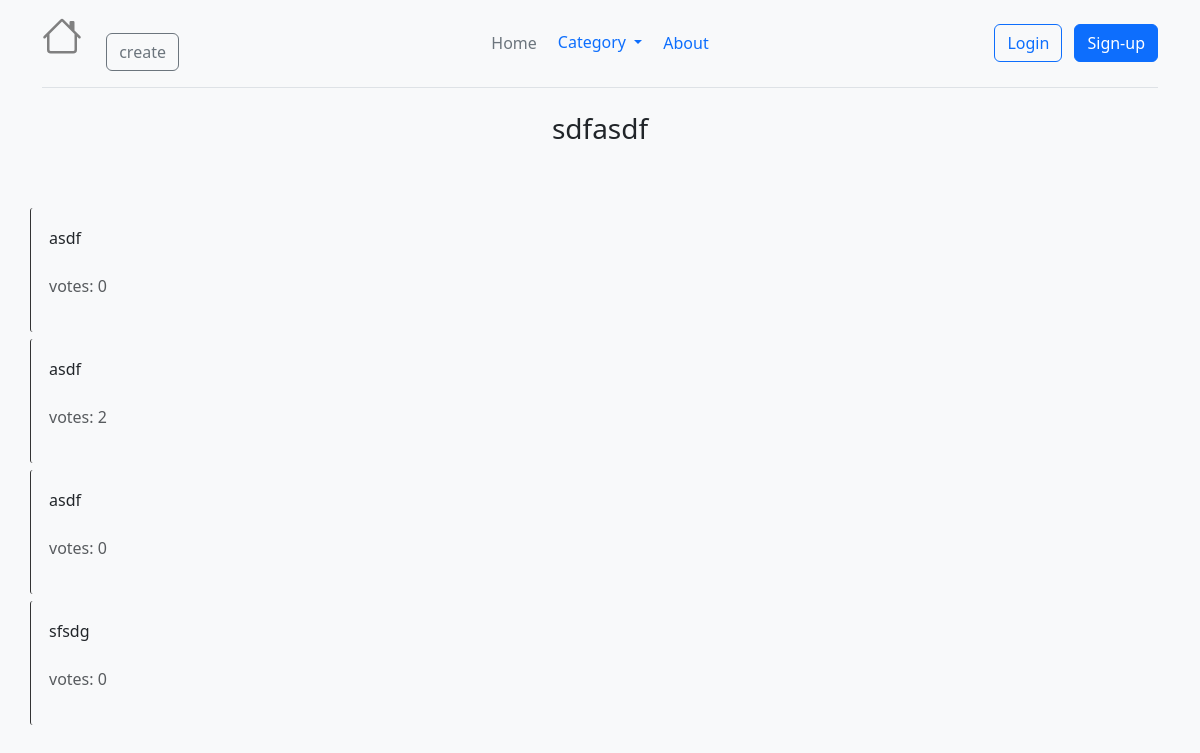
The app's page /poll/results/2 with its own data.
### poll/models.py (models this page shows, shortened)
class Question(models.Model):
    author = models.ForeignKey(User, on_delete=models.CASCADE, related_name='questions')
    q_text = models.CharField(max_length=200)
    category = models.ForeignKey(Category, on_delete=models.CASCADE, related_name='questions')
    pub_date = models.DateTimeField('date published', auto_now_add=True)
    participants = models.ManyToManyField(User, blank=True)
    class Meta:
        ordering = ['-pub_date']

class Choice(models.Model):
    question = models.ForeignKey(Question, on_delete=models.CASCADE, related_name='choices')
    c_text = models.CharField(max_length=100)
    vote = models.IntegerField(default=0)

### poll/views.py (the view)
# urls.py: path('poll/results/<int:q_id>', views.poll_results, name='poll_results'),
def poll_results(request, q_id):
    question = get_object_or_404(Question, id=q_id)
    choices = question.choices.all()
    return render(request, 'poll_result.html', {
        'question': question,
        'choices': choices,
    })

### poll/context_processors.py (called while the page is built)
def categories(request):
    return {'categories':Category.objects.all()}

### poll/models.py (called while the page is built)
    def get_absolute_url(self):
        return reverse('poll_category', kwargs={'slug': self.slug})

### poll/templates/poll_result.html
{% extends 'base.html' %}
{% block content %}
    <div class="d-flex justify-content-center">
        <h3>{{ question.q_text }}</h3>
    </div>
    <br><br>
        <div class="container">
    {% for choice in choices %}
            <div class="row row-cols-2">
                <div class="col" style="padding: 18px; margin-top: 7px; border-left: 1px solid #333; border-radius: 3px;">
                    <div>
                        <p>{{ choice.c_text }} </p>
                    </div>
                    <p class="mt-4 mb-3 text-body-secondary">votes: {{ choice.vote }}</p>
                </div>
        </div>
    {% endfor %}
        </div>
{% endblock %}

### records on screen
Question: q_text "sdfasdf"
Choice: c_text "asdf", vote "0"
Choice: c_text "asdf", vote "2"
Choice: c_text "asdf", vote "0"
Choice: c_text "sfsdg", vote "0"
